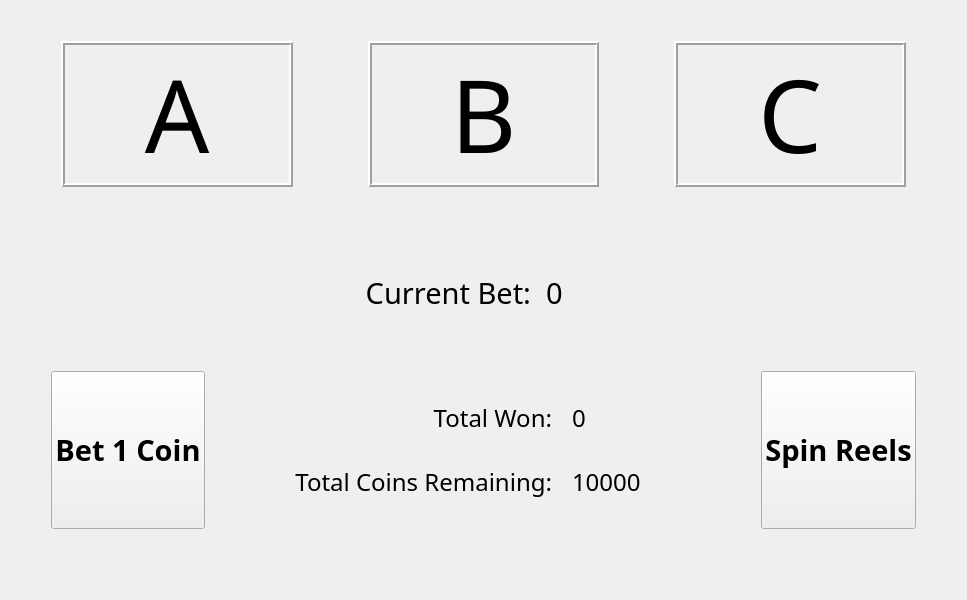
<?xml version="1.0" encoding="UTF-8"?>
<ui version="4.0">
 <class>MainWindow</class>
 <widget class="QWidget" name="MainWindow">
  <property name="enabled">
   <bool>true</bool>
  </property>
  <property name="geometry">
   <rect>
    <x>0</x>
    <y>0</y>
    <width>900</width>
    <height>600</height>
   </rect>
  </property>
  <property name="windowTitle">
   <string>Dirksoul's Wheel Of Chance!</string>
  </property>
  <layout class="QVBoxLayout" name="verticalLayout">
   <item>
    <layout class="QHBoxLayout" name="reelLayout">
     <property name="spacing">
      <number>75</number>
     </property>
     <property name="leftMargin">
      <number>50</number>
     </property>
     <property name="topMargin">
      <number>30</number>
     </property>
     <property name="rightMargin">
      <number>50</number>
     </property>
     <property name="bottomMargin">
      <number>50</number>
     </property>
     <item>
      <widget class="QLabel" name="reelOneLabel">
       <property name="font">
        <font>
         <family>Imprint MT Shadow</family>
         <pointsize>76</pointsize>
         <weight>50</weight>
         <italic>false</italic>
         <bold>false</bold>
        </font>
       </property>
       <property name="frameShape">
        <enum>QFrame::Box</enum>
       </property>
       <property name="frameShadow">
        <enum>QFrame::Raised</enum>
       </property>
       <property name="lineWidth">
        <number>2</number>
       </property>
       <property name="text">
        <string>A</string>
       </property>
       <property name="alignment">
        <set>Qt::AlignCenter</set>
       </property>
      </widget>
     </item>
     <item>
      <widget class="QLabel" name="reelTwoLabel">
       <property name="font">
        <font>
         <family>Imprint MT Shadow</family>
         <pointsize>76</pointsize>
         <weight>50</weight>
         <italic>false</italic>
         <bold>false</bold>
        </font>
       </property>
       <property name="frameShape">
        <enum>QFrame::Box</enum>
       </property>
       <property name="frameShadow">
        <enum>QFrame::Raised</enum>
       </property>
       <property name="lineWidth">
        <number>2</number>
       </property>
       <property name="text">
        <string>B</string>
       </property>
       <property name="alignment">
        <set>Qt::AlignCenter</set>
       </property>
      </widget>
     </item>
     <item>
      <widget class="QLabel" name="reelThreeLabel">
       <property name="font">
        <font>
         <family>Imprint MT Shadow</family>
         <pointsize>76</pointsize>
         <weight>50</weight>
         <italic>false</italic>
         <bold>false</bold>
        </font>
       </property>
       <property name="frameShape">
        <enum>QFrame::Box</enum>
       </property>
       <property name="frameShadow">
        <enum>QFrame::Raised</enum>
       </property>
       <property name="lineWidth">
        <number>2</number>
       </property>
       <property name="text">
        <string>C</string>
       </property>
       <property name="alignment">
        <set>Qt::AlignCenter</set>
       </property>
      </widget>
     </item>
    </layout>
   </item>
   <item>
    <layout class="QHBoxLayout" name="horizontalLayout_2">
     <property name="spacing">
      <number>15</number>
     </property>
     <property name="leftMargin">
      <number>140</number>
     </property>
     <property name="topMargin">
      <number>10</number>
     </property>
     <property name="rightMargin">
      <number>30</number>
     </property>
     <property name="bottomMargin">
      <number>3</number>
     </property>
     <item>
      <widget class="QLabel" name="currentBetLabel">
       <property name="font">
        <font>
         <family>Corbel</family>
         <pointsize>22</pointsize>
        </font>
       </property>
       <property name="text">
        <string>Current Bet:</string>
       </property>
       <property name="alignment">
        <set>Qt::AlignRight|Qt::AlignTrailing|Qt::AlignVCenter</set>
       </property>
       <property name="indent">
        <number>-1</number>
       </property>
      </widget>
     </item>
     <item>
      <widget class="QLabel" name="currentBetAmount">
       <property name="font">
        <font>
         <family>Corbel</family>
         <pointsize>22</pointsize>
        </font>
       </property>
       <property name="text">
        <string>0</string>
       </property>
      </widget>
     </item>
    </layout>
   </item>
   <item>
    <layout class="QHBoxLayout" name="horizontalLayout">
     <property name="spacing">
      <number>60</number>
     </property>
     <property name="leftMargin">
      <number>40</number>
     </property>
     <property name="topMargin">
      <number>30</number>
     </property>
     <property name="rightMargin">
      <number>40</number>
     </property>
     <property name="bottomMargin">
      <number>60</number>
     </property>
     <item>
      <widget class="QPushButton" name="betCoinButton">
       <property name="sizePolicy">
        <sizepolicy hsizetype="Minimum" vsizetype="Preferred">
         <horstretch>0</horstretch>
         <verstretch>0</verstretch>
        </sizepolicy>
       </property>
       <property name="font">
        <font>
         <family>Corbel</family>
         <pointsize>22</pointsize>
         <weight>75</weight>
         <bold>true</bold>
        </font>
       </property>
       <property name="text">
        <string>Bet 1 Coin</string>
       </property>
      </widget>
     </item>
     <item>
      <layout class="QGridLayout" name="gridLayout">
       <property name="leftMargin">
        <number>30</number>
       </property>
       <property name="topMargin">
        <number>30</number>
       </property>
       <property name="rightMargin">
        <number>60</number>
       </property>
       <property name="bottomMargin">
        <number>30</number>
       </property>
       <property name="horizontalSpacing">
        <number>20</number>
       </property>
       <property name="verticalSpacing">
        <number>30</number>
       </property>
       <item row="0" column="1">
        <widget class="QLabel" name="coinsWonLabel">
         <property name="font">
          <font>
           <family>Corbel</family>
           <pointsize>18</pointsize>
          </font>
         </property>
         <property name="text">
          <string>0</string>
         </property>
        </widget>
       </item>
       <item row="1" column="0">
        <widget class="QLabel" name="totalCoinsLabel">
         <property name="font">
          <font>
           <family>Corbel</family>
           <pointsize>18</pointsize>
          </font>
         </property>
         <property name="text">
          <string>Total Coins Remaining:</string>
         </property>
         <property name="alignment">
          <set>Qt::AlignRight|Qt::AlignTrailing|Qt::AlignVCenter</set>
         </property>
        </widget>
       </item>
       <item row="1" column="1">
        <widget class="QLabel" name="coinsRemainingLabel">
         <property name="font">
          <font>
           <family>Corbel</family>
           <pointsize>18</pointsize>
          </font>
         </property>
         <property name="text">
          <string>10000</string>
         </property>
        </widget>
       </item>
       <item row="0" column="0">
        <widget class="QLabel" name="totalWonLabel">
         <property name="font">
          <font>
           <family>Corbel</family>
           <pointsize>18</pointsize>
          </font>
         </property>
         <property name="text">
          <string>Total Won:</string>
         </property>
         <property name="alignment">
          <set>Qt::AlignRight|Qt::AlignTrailing|Qt::AlignVCenter</set>
         </property>
        </widget>
       </item>
      </layout>
     </item>
     <item>
      <widget class="QPushButton" name="spinReelsButton">
       <property name="sizePolicy">
        <sizepolicy hsizetype="Preferred" vsizetype="Preferred">
         <horstretch>0</horstretch>
         <verstretch>0</verstretch>
        </sizepolicy>
       </property>
       <property name="font">
        <font>
         <family>Corbel</family>
         <pointsize>22</pointsize>
         <weight>75</weight>
         <bold>true</bold>
        </font>
       </property>
       <property name="text">
        <string>Spin Reels</string>
       </property>
      </widget>
     </item>
    </layout>
   </item>
  </layout>
 </widget>
 <layoutdefault spacing="6" margin="11"/>
 <resources/>
 <connections/>
</ui>
